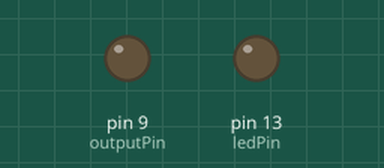
Recording of a sketch running on a simulated Arduino Uno, built with avr-gcc and run on an emulated ATmega328P. Shown: output pins drawn as LEDs (lit = HIGH).

Above: at 0.05 s.
At 0.35 s:
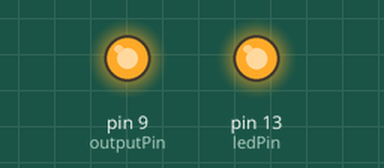
At 0.75 s:
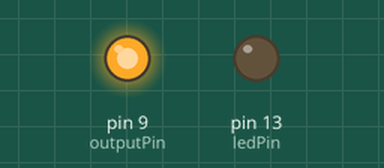
At 1.45 s:
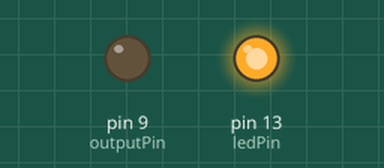
Timing chart, 0 to 4.4 s (numbered marks = the images above):
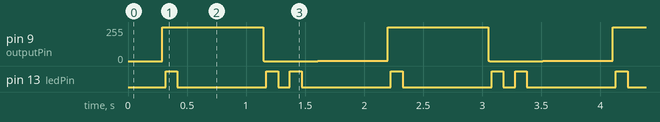

Measured:
- by itself, pin 9 (outputPin): repeats every 1.9 s: 254/255 0.25 s, 253/255 0.59 s, 1/255 0.01 s, 0/255 0.45 s, 1/255 0.59 s, 253/255 0.01 s
- by itself, pin 13 (ledPin): repeats every 1.9 s: LOW 0.75 s, HIGH 0.10 s, LOW 0.10 s, HIGH 0.10 s, LOW 0.75 s, HIGH 0.10 s

The sketch:

sandbox1.ino
```cpp
const int analogPin = A0;   // Potentiometer connected to A0
const int outputPin = 9;    // Output pin (PWM)
const int ledPin = 13;      // Onboard LED pin
float phase = 0.0;          // Phase of the sine wave
float frequency = 1.0;      // Frequency of the sine wave (initially set to 1 Hz)
float previousSineValue = 0.0;  // To track changes in sine value

void setup() {
  Serial.begin(9600);
  pinMode(outputPin, OUTPUT);
  pinMode(ledPin, OUTPUT);  // Set the LED pin as output
}

void loop() {
  int analogValue = 1; // For initial testing, set to a fixed value
  frequency = map(analogValue, 0, 1023, 1, 5);    // Map input value to frequency range 1-5 Hz

  float sineValue = sin(phase);                   // Calculate sine value from phase
  int pwmValue = map((sineValue * 127.5) + 127.5, 0, 255, 0, 255);  // Convert sine to PWM
  analogWrite(outputPin, pwmValue);               // Output the PWM signal to pin

  // Blink logic for LED at maximum and minimum
  if (sineValue >= 0.999 && previousSineValue < 0.999) { // Close to maximum
    blinkLED(1);
  } else if (sineValue <= -0.999 && previousSineValue > -0.999) { // Close to minimum
    blinkLED(2);
  }

  previousSineValue = sineValue; // Update previous sine value for next comparison

  phase += 2 * PI * frequency / 1000;             // Increase phase based on frequency and time
  if (phase >= 2 * PI) {                          // Reset phase after completing a cycle
    phase -= 2 * PI;
  }

  delay(1);                                       // Small delay to stabilize output
}

void blinkLED(int count) {
  for (int i = 0; i < count; i++) {
    digitalWrite(ledPin, HIGH);  // Turn LED on
    delay(100);                  // Wait 100 milliseconds
    digitalWrite(ledPin, LOW);   // Turn LED off
    delay(100);                  // Wait 100 milliseconds
  }
}
```
